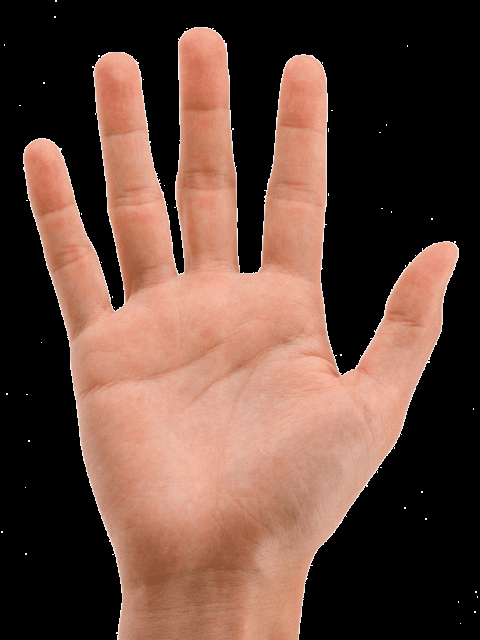
#> input picture opencv/img.png, 480 x 640 px, given in place of the camera
$ python Hand_Gasture.py
#> lines starting #> are read from the running program, lines starting #| are printed output that depends on the picture; after the words box and inside, x2 and y2 are one past the last pixel; in counts of white or black regions, pixels touching at a corner belong together
import cv2
import numpy as np
import math

capture = cv2.VideoCapture(0)

while capture.isOpened():

    # Capture frames from the camera
    ret, frame = capture.read()
#> frame is the input picture: shape (640, 480, 3); mean B, G, R 59.3, 70.7, 100.1
    frame = cv2.flip(frame, 1)
    # Get hand data from the rectangle sub window
    cv2.rectangle(frame, (10, 10), (300, 300), (0,255, 0), 0) # start_end, end_point, color = (255, 0, 0), thickness = 0
#> frame: shape (640, 480, 3); mean B, G, R 59.1, 71.5, 99.8
    crop_image = frame[10:300, 10:300]

    # Apply Gaussian blur
    # blur = cv2.GaussianBlur(crop_image, (3,3), 0)

    # Change color-space from BGR -> HSV
    hsv = cv2.cvtColor(crop_image, cv2.COLOR_BGR2HSV)
#> hsv: shape (290, 290, 3); mean H, S, V 3.4, 42.7, 83.4

    # Create a binary image with where White will be skin colors and rest is black
    mask2 = cv2.inRange(hsv, np.array([0, 48, 80]), np.array([20, 255, 255]))
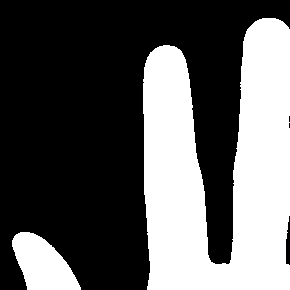
#> mask2: shape (290, 290); 36% white; 2 white regions, box (x1, y1, x2, y2) and area: (143, 18, 290, 290) 27763, (12, 232, 81, 290) 2553

    # Kernel for morphological transformation
    kernel = np.ones((5,5), np.uint8)

    # Apply morphologial transformations to filter out the background noise
    dilation = cv2.dilate(mask2, kernel, iterations = 1)
#> dilation: shape (290, 290); 38.8% white; 2 white regions, box (x1, y1, x2, y2) and area: (141, 16, 290, 290) 29657, (10, 230, 83, 290) 2961
    erosion = cv2.erode(dilation, kernel, iterations = 1)
#> erosion: shape (290, 290); 36.1% white; 2 white regions, box (x1, y1, x2, y2) and area: (143, 18, 290, 290) 27829, (12, 232, 81, 290) 2553

    # Apply Gaussian Blur and Threshold
    filtered = cv2.GaussianBlur(erosion, (3, 3), 0)
    ret, thresh = cv2.threshold(filtered, 200, 25, cv2.THRESH_BINARY)
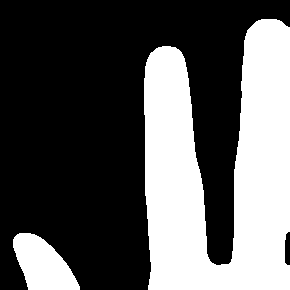
#> thresh: shape (290, 290); values 0 (black) and 25 (white), 35.2% white; 2 white regions
    # ret, thresh = cv2.threshold(img,127,255,cv2.THRESH_BINARY)

    drawing = np.zeros(crop_image.shape, np.uint8)

    # Show threshold image
    cv2.imshow("Thresholded", thresh)

    # Find contours
    contours, _ = cv2.findContours(thresh, cv2.RETR_EXTERNAL, cv2.CHAIN_APPROX_SIMPLE)
#> contours = 2 contours; box (x1, y1, x2, y2) and area: (144, 19, 290, 290) 26518, (13, 233, 80, 290) 2366

    # Find contour with maximum area
    contour = max(contours, key = lambda x: cv2.contourArea(x))
#> contour = contour of 173 points, box (x1, y1, x2, y2) (144, 19, 290, 290), area 26518

    # Create bounding rectangle around the contour
    x, y, w, h = cv2.boundingRect(contour)
#> x = 144; y = 19; w = 146; h = 271
    cv2.rectangle(crop_image, (x, y), (x + w, y + h), (0, 0, 255), 0)
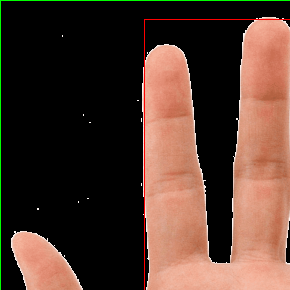
#> crop_image: shape (290, 290, 3); mean B, G, R 46.5, 57.6, 82.4

    # Find convex hull
    hull = cv2.convexHull(contour)
#> hull = contour of 17 points, box (x1, y1, x2, y2) (144, 19, 290, 290), area 36892

    # Draw contour
    drawing = np.zeros(crop_image.shape, np.uint8)
    cv2.drawContours(drawing, [contour], 0, (0, 255, 0), 2)
    cv2.drawContours(drawing, [hull], 0, (0, 0, 255), 3)
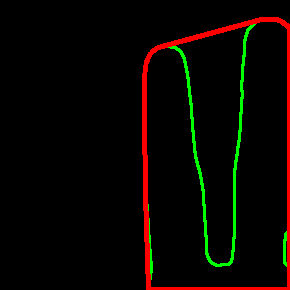
#> drawing: shape (290, 290, 3); mean of channels 0, 1, 2 0, 5.4, 9.5; drawn as B, G, R

    # Find convexity defects
    hull = cv2.convexHull(contour, returnPoints = False)
#> hull = 17 values, max 172 at index 0, min 0 at index 16, mean 132.2
    defects = cv2.convexityDefects(contour, hull)
#> defects = 13 rows, first 6: [0, 116, 43, 58307], [116, 118, 117, 114], [118, 120, 119, 160], [121, 127, 122, 114], [127, 129, 128, 162], [129, 131, 130, 186]

    count_defects = 0

    for i in range(defects.shape[0]):

        s,e,f,d = defects[i, 0]
        start = tuple(contour[s][0])
        end = tuple(contour[e][0])
        far = tuple(contour[f][0])

        a = math.sqrt((end[0] - start[0]) ** 2 + (end[1] - start[1]) ** 2)
        b = math.sqrt((far[0] - start[0]) ** 2 + (far[1] - start[1]) ** 2)
        c = math.sqrt((end[0] - far[0]) ** 2 + (end[1] - far[1]) ** 2)
        angle = (math.acos((b ** 2 + c ** 2 - a ** 2) / (2* b * c)) * 180) / 3.14

            # if angle > 90 draw a circle at the far point
        if angle <= 90:
            count_defects += 1
            cv2.circle(crop_image, far, 1, [0, 0, 255], -1)

        cv2.line(crop_image, start, end, [0, 255, 0], 2)

            # Print number of fingers
        if count_defects == 1:
            cv2.putText(frame, "[1]", (50, 50), cv2.FONT_HERSHEY_SIMPLEX, 2, 2)
        elif count_defects == 2:
            cv2.putText(frame, "[2]", (50, 50), cv2.FONT_HERSHEY_SIMPLEX, 2, 2)
        elif count_defects == 3:
            cv2.putText(frame,"[3]", (50, 50), cv2.FONT_HERSHEY_SIMPLEX, 2, 2)
        elif count_defects == 4:
            cv2.putText(frame,"[4]", (50, 50), cv2.FONT_HERSHEY_SIMPLEX, 2, 2)
        else:
            cv2.putText(frame,"[5]", (50, 50), cv2.FONT_HERSHEY_SIMPLEX, 2, 2)
#> this loop made 13 passes
#> (s, e, f, d, start, end, far, a) on passes 1 to 11: (0, 116, 43, 58307, (261, 19), (158, 47), (228, 264), 106.7), (116, 118, 117, 114, (158, 47), (156, 48), (157, 48), 2.24), (118, 120, 119, 160, (156, 48), (151, 52), (152, 52), 6.4), (121, 127, 122, 114, (150, 53), (147, 59), (150, 54), 6.71), (127, 129, 128, 162, (147, 59), (146, 62), (147, 61), 3.16), (129, 131, 130, 186, (146, 62), (145, 66), (146, 65), 4.12), (131, 133, 132, 234, (145, 66), (144, 78), (145, 77), 12.04), (134, 136, 135, 253, (144, 114), (145, 195), (145, 115), 81.01), (136, 154, 147, 988, (145, 195), (148, 289), (151, 262), 94.05), (155, 164, 158, 1280, (289, 289), (289, 27), (284, 262), 262), (164, 168, 167, 256, (289, 27), (281, 21), (286, 26), 10)
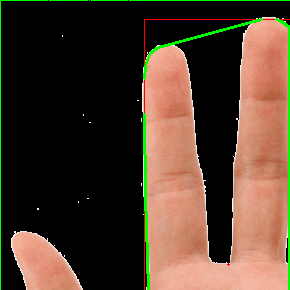
#> crop_image: shape (290, 290, 3); 2.02% of pixels changed, all inside (x1, y1, x2, y2) = (48, 0, 290, 290)
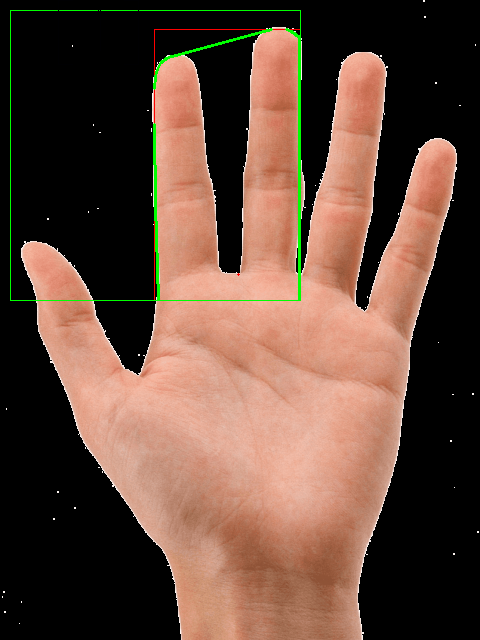
#> frame: shape (640, 480, 3); mean B, G, R 58.5, 72.1, 99.3
#> after the loop, count_defects = 1

    # Show required images
    cv2.imshow("Gesture", frame)
    all_image = np.hstack((drawing, crop_image))
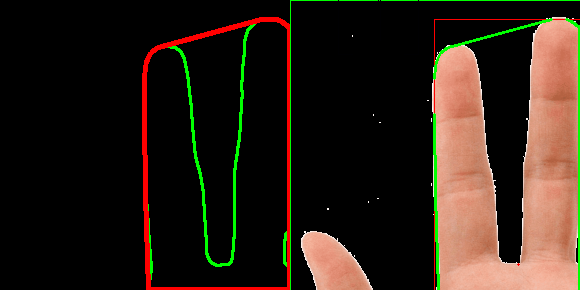
#> all_image: shape (290, 580, 3); mean of channels 0, 1, 2 22.3, 32.8, 44.5; drawn as B, G, R
    cv2.imshow('contours', all_image)

        # Close the camera if 'q' is pressed
    if cv2.waitKey(1) == ord('q'):
#> (key q is pressed here)
        break

capture.release()
cv2.destroyAllWindows()
